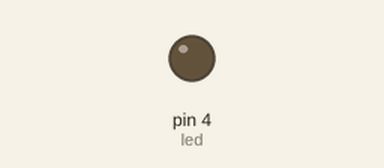
Simulated run of this sketch. Board: Arduino Uno, built with avr-gcc and run on an emulated ATmega328P. Shown: output pins drawn as LEDs (lit = HIGH).

Above: at 0.6 s.
At 2.5 s:
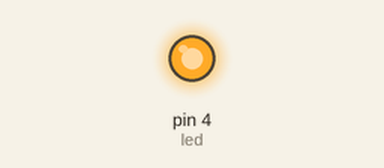
Timing chart, 0 to 6.7 s (numbered marks = the images above):
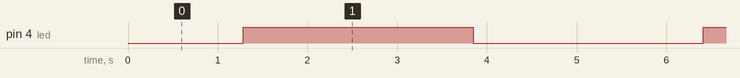

Measured:
- by itself, pin 4 (led): alternates HIGH for 2.6 s and LOW for 2.6 s

The sketch:

PWM.ino
```cpp
int led = 4;
int brillo = 0;

void setup() {
  // put your setup code here, to run once:
  pinMode(led, OUTPUT);

}

void loop() {
  // put your main code here, to run repeatedly:
  for (brillo =0; brillo<256; brillo++)
  {
    analogWrite(led, brillo);
    delay(10);
  }

  for (brillo = 255; brillo>=0; brillo--)
  {
    analogWrite(led, brillo);
    delay(10);
  }
}
```
